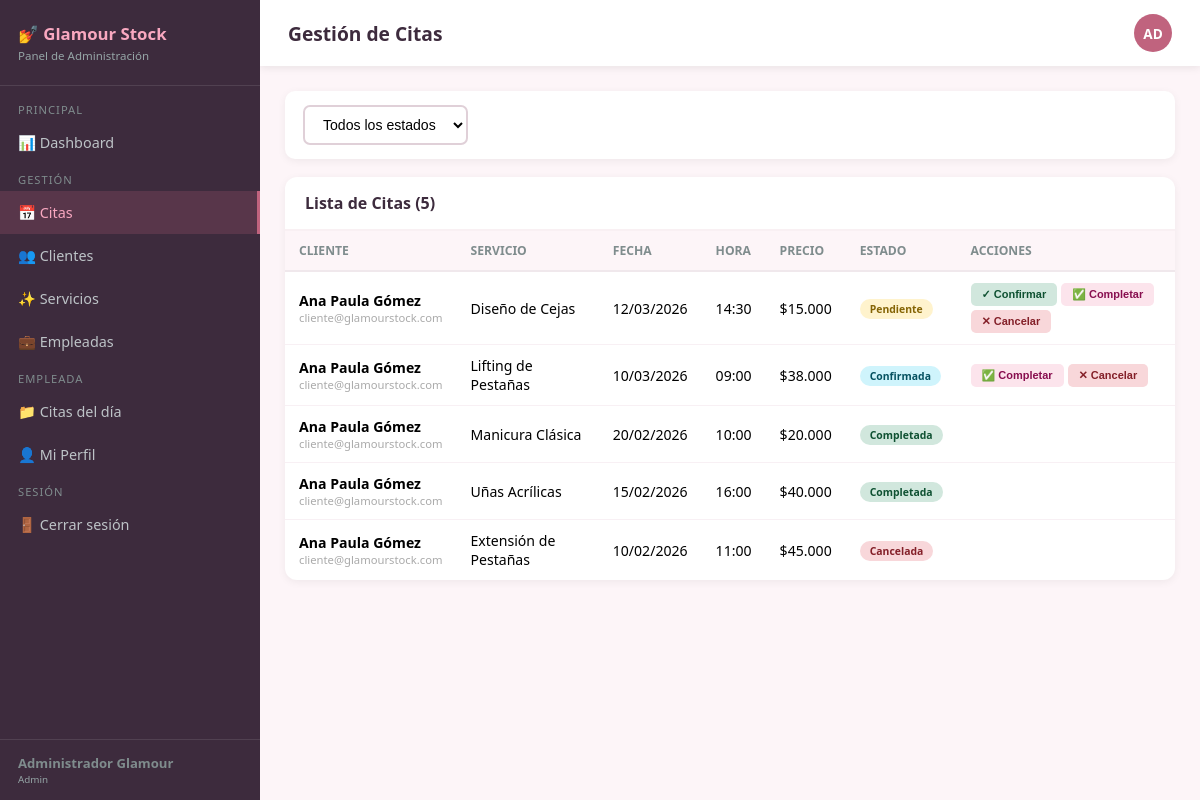
Screenshot of /index.php?controller=admin&action=citas (signed in) with the database file from the repository.
### tables this page shows
CREATE TABLE `citas` (
  `id`             int NOT NULL AUTO_INCREMENT,
  `usuario_id`     int NOT NULL,
  `empleado_id`    int DEFAULT NULL,
  `servicio_id`    int NOT NULL,
  `fecha`          date NOT NULL,
  `hora`           time NOT NULL,
  `estado`         enum('pendiente','confirmada','completada','cancelada') NOT NULL DEFAULT 'pendiente',
  `comentarios`    text DEFAULT NULL,
  `fecha_creacion` timestamp NOT NULL DEFAULT CURRENT_TIMESTAMP,
  PRIMARY KEY (`id`),
  KEY `usuario_id`  (`usuario_id`),
  KEY `empleado_id` (`empleado_id`),
  KEY `servicio_id` (`servicio_id`),
  CONSTRAINT `citas_empleado` FOREIGN KEY (`empleado_id`) REFERENCES `usuarios` (`id`) ON DELETE SET NULL,
  CONSTRAINT `citas_servicio` FOREIGN KEY (`servicio_id`) REFERENCES `servicios` (`id`) ON DELETE CASCADE,
  CONSTRAINT `citas_usuario`  FOREIGN KEY (`usuario_id`)  REFERENCES `usuarios`  (`id`) ON DELETE CASCADE
);

CREATE TABLE `usuarios` (
  `id`             int NOT NULL AUTO_INCREMENT,
  `nombre`         varchar(100) NOT NULL,
  `correo`         varchar(100) NOT NULL,
  `telefono`       varchar(20) DEFAULT NULL,
  `contraseña`     varchar(255) NOT NULL,
  `rol`            enum('admin','empleado','cliente') NOT NULL DEFAULT 'cliente',
  `activo`         tinyint(1) NOT NULL DEFAULT '1',
  `fecha_registro` timestamp NOT NULL DEFAULT CURRENT_TIMESTAMP,
  PRIMARY KEY (`id`),
  UNIQUE KEY `correo` (`correo`)
);

CREATE TABLE `servicios` (
  `id`          int NOT NULL AUTO_INCREMENT,
  `nombre`      varchar(100) NOT NULL,
  `descripcion` text DEFAULT NULL,
  `precio`      decimal(10,2) DEFAULT NULL,
  `duracion`    int DEFAULT NULL,
  `categoria`   varchar(50) DEFAULT NULL,
  `activo`      tinyint(1) NOT NULL DEFAULT '1',
  PRIMARY KEY (`id`)
);

### controllers/AdminController.php (called while the page is built, shortened)
<?php
require_once __DIR__ . '/../includes/Auth.php';
require_once __DIR__ . '/../models/CitaModel.php';
class AdminController {
    public function citas() {
        $usuario = Auth::usuarioActual();
        $cm      = new CitaModel();
        $filtro  = $_GET['estado'] ?? '';
        $citas   = $cm->getAll($filtro);
        require_once __DIR__ . '/../views/admin/citas.php';
    }
}

### includes/Auth.php (called while the page is built, shortened)
<?php
require_once __DIR__ . '/../config/db.php';
class Auth {
    public static function usuarioActual(): array {
        return $_SESSION['gs_user'] ?? [];
    }
}

### config/db.php (called while the page is built, shortened)
<?php
class Database {
    private static $instance = null;
    private $conn;
    private function __construct() {
        try {
            $dsn = "mysql:host=" . DB_HOST . ";dbname=" . DB_NAME . ";charset=" . DB_CHARSET;
            $options = [
                PDO::ATTR_ERRMODE            => PDO::ERRMODE_EXCEPTION,
                PDO::ATTR_DEFAULT_FETCH_MODE => PDO::FETCH_ASSOC,
                PDO::ATTR_EMULATE_PREPARES   => false,
            ];
            $this->conn = new PDO($dsn, DB_USER, DB_PASS, $options);
        } catch (PDOException $e) {
            error_log("Error de conexión: " . $e->getMessage());
            die("Error de conexión a la base de datos.");
        }
    }
    public static function getInstance() {
        if (self::$instance === null) {
            self::$instance = new self();
        }
        return self::$instance;
    }
    public function getConnection() {
        return $this->conn;
    }
}
function getDB() {
    return Database::getInstance()->getConnection();
}

### models/CitaModel.php (called while the page is built, shortened)
<?php
require_once __DIR__ . '/../config/db.php';
class CitaModel {
    private $db;
    public function __construct() {
        $this->db = getDB();
    }
    public function getAll($filtroEstado = '') {
        $sql    = "SELECT c.*, u.nombre AS cliente_nombre, u.correo AS cliente_correo,
                          s.nombre AS servicio_nombre, s.precio, e.nombre AS empleado_nombre
                   FROM citas c
                   JOIN usuarios u ON u.id=c.usuario_id
                   JOIN servicios s ON s.id=c.servicio_id
                   LEFT JOIN usuarios e ON e.id=c.empleado_id";
        $params = [];
        $sql .= " ORDER BY c.fecha DESC, c.hora DESC";
        $stmt = $this->db->prepare($sql);
        $stmt->execute($params);
        return $stmt->fetchAll();
    }
}

### views/admin/citas.php (the view, shortened to what this page needs)
<!DOCTYPE html>
<html lang="es">
<head>
<link rel="stylesheet" href="public/css/main.css">
</head>
<body>
<?php require_once __DIR__ . '/../_menu.php'; ?>
<div class="main">
  <div class="topbar">
    <div class="topbar-title">Gestión de Citas</div>
    <div class="topbar-right">
      <div class="avatar"><?= strtoupper(substr($usuario['nombre'],0,2)) ?></div>
    </div>
  </div>
  <div class="content">
    <form method="GET">
      <div class="filter-bar">
        <select name="estado" onchange="this.form.submit()">
          <option value="">Todos los estados</option>
        </select>
      </div>
    </form>
    <div class="panel">
      <div class="panel-header">
        <div class="panel-title">Lista de Citas (<?= count($citas) ?>)</div>
      </div>
      <?php if (empty($citas)): ?>
      <div class="empty"><div style="font-size:3em"></div><p style="margin-top:12px">No hay citas</p></div>
      <?php else: ?>
      <div style="overflow-x:auto"><table>
        <thead>
          <tr><th>Cliente</th><th>Servicio</th><th>Fecha</th><th>Hora</th><th>Precio</th><th>Estado</th><th>Acciones</th></tr>
        </thead>
        <tbody>
        <?php foreach($citas as $c): ?>
        <tr>
          <td>
            <div style="font-weight:600"><?= htmlspecialchars($c['cliente_nombre']) ?></div>
            <div style="font-size:.8em;color:#aaa"><?= htmlspecialchars($c['cliente_correo']) ?></div>
          </td>
          <td><?= htmlspecialchars($c['servicio_nombre']) ?></td>
          <td><?= date('d/m/Y', strtotime($c['fecha'])) ?></td>
          <td><?= substr($c['hora'],0,5) ?></td>
          <td>$<?= number_format($c['precio'],0,',','.') ?></td>
          <td><span class="badge badge-<?= $c['estado'] ?>"><?= ucfirst($c['estado']) ?></span></td>
          <td>
            <div style="display:flex;gap:4px;flex-wrap:wrap">
              <?php if ($c['estado']==='pendiente'): ?>
              <button class="btn-accion btn-ok" onclick="cambiarEstado(<?=$c['id']?>,'confirmada')">✓ Confirmar</button>
              <?php endif; ?>
              <?php if (in_array($c['estado'],['pendiente','confirmada'])): ?>
              <button class="btn-accion btn-accion btn-editar" onclick="cambiarEstado(<?=$c['id']?>,'completada')">✅ Completar</button>
              <button class="btn-accion btn-cancel" onclick="cambiarEstado(<?=$c['id']?>,'cancelada')">✕ Cancelar</button>
              <?php endif; ?>
            </div>
          </td>
        </tr>
        <?php endforeach; ?>
        </tbody>
      </table></div>
      <?php endif; ?>
    </div>
  </div>
</div>
</body>
</html>

### index.php (shortened to what this page needs)
<?php
require_once __DIR__ . '/config/db.php';
require_once __DIR__ . '/includes/Auth.php';
require_once __DIR__ . '/controllers/AdminController.php';
require_once __DIR__ . '/controllers/ServicioController.php';
$controller = $_GET['controller'] ?? null;
$action     = $_GET['action']     ?? null;
if (!Auth::estaAutenticado()) {
    $controller = 'auth';
    $action     = 'login';
} else {
    $action = $action ?? 'index';
}
switch ($controller) {
    case 'admin':    $ctrl = new AdminController();     break;
}
if (method_exists($ctrl, $action)) {
    $ctrl->$action();
} else {
    http_response_code(404);
    echo "<h2>Acción '$action' no existe en el controlador '$controller'.</h2>";
}

### views/_menu.php (shortened to what this page needs)
<?php
$isAdmin    = ($usuario['rol'] ?? '') === 'admin';
$isEmpleado = ($usuario['rol'] ?? '') === 'empleado';
$ctrl       = $_GET['controller'] ?? '';
$action     = $_GET['action']     ?? '';
?>
<aside class="sidebar" id="gs-sidebar">
  <div class="sidebar-logo">
    <h2>&#128133; Glamour Stock</h2>
    <p><?php
      if ($isAdmin) echo 'Panel de Administración';
      elseif ($isEmpleado) echo 'Portal Empleada';
      else echo 'Portal Cliente';
    ?></p>
  </div>
  <nav class="sidebar-nav">
    <?php if ($isAdmin || $isEmpleado): ?>
      <div class="nav-section">PRINCIPAL</div>
      <a href="index.php?controller=admin&action=dashboard" class="<?= ($ctrl==='admin'&&$action==='dashboard')?'active':'' ?>" onclick="gsClose()">&#128202; Dashboard</a>
      <div class="nav-section">GESTIÓN</div>
      <a href="index.php?controller=admin&action=citas" class="<?= ($ctrl==='admin'&&$action==='citas')?'active':'' ?>" onclick="gsClose()">&#128197; Citas</a>
      <a href="index.php?controller=admin&action=clientes" class="<?= ($ctrl==='admin'&&$action==='clientes')?'active':'' ?>" onclick="gsClose()">&#128101; Clientes</a>
      <a href="index.php?controller=admin&action=servicios" class="<?= ($ctrl==='admin'&&$action==='servicios')?'active':'' ?>" onclick="gsClose()">&#10024; Servicios</a>
      <?php if ($isAdmin): ?>
      <a href="index.php?controller=admin&action=empleados" class="<?= ($ctrl==='admin'&&$action==='empleados')?'active':'' ?>" onclick="gsClose()">&#128188; Empleadas</a>
      <?php endif; ?>
      <div class="nav-section">EMPLEADA</div>
      <a href="index.php?controller=empleado&action=index" class="<?= ($ctrl==='empleado'&&$action==='index')?'active':'' ?>" onclick="gsClose()">&#128193; Citas del día</a>
      <a href="index.php?controller=empleado&action=perfil" class="<?= ($ctrl==='empleado'&&$action==='perfil')?'active':'' ?>" onclick="gsClose()">&#128100; Mi Perfil</a>
    <?php endif; ?>
    <div class="nav-section">SESIÓN</div>
    <a href="index.php?controller=auth&action=logout">&#128682; Cerrar sesión</a>
  </nav>
  <div class="sidebar-footer">
    <div style="font-weight:600"><?= htmlspecialchars($usuario['nombre'] ?? '') ?></div>
    <div style="font-size:.75em;color:#95a5a6"><?= ucfirst($usuario['rol'] ?? '') ?></div>
  </div>
</aside>

### public/css/main.css (style rules this page uses)
*, *::before, *::after { margin:0; padding:0; box-sizing:border-box }
:root { --primary:#c0637e; --primary-dark:#a5506a; --secondary:#3d2b3d; --accent:#f9a8c0; --danger:#e74c3c; --warning:#f39c12; --info:#2980b9; --success:#27ae60; --sidebar-w:260px; --bg:#fdf5f8; }
body { font-family:'Segoe UI',system-ui,sans-serif; background:var(--bg); display:flex; min-height:100vh }
.sidebar { width:var(--sidebar-w); background:var(--secondary); color:#ecf0f1; display:flex; flex-direction:column; position:fixed; top:0; left:0; height:100vh; overflow-y:auto; z-index:200 }
.sidebar-logo { padding:22px 18px; border-bottom:1px solid rgba(255,255,255,.1) }
.sidebar-logo h2 { font-size:1.1em; color:var(--accent) }
.sidebar-logo p { font-size:.72em; color:#95a5a6; margin-top:3px }
.sidebar-nav { flex:1; padding:8px 0 }
.nav-section { padding:8px 18px 4px; font-size:.7em; text-transform:uppercase; letter-spacing:1px; color:#7f8c8d }
.sidebar-nav a { display:flex; align-items:center; gap:10px; padding:11px 18px; color:#bdc3c7; text-decoration:none; transition:all .2s; font-size:.9em }
.sidebar-nav a:hover,.sidebar-nav a.active { background:rgba(192,99,126,.2); color:var(--accent); border-right:3px solid var(--primary) }
.sidebar-footer { padding:14px 18px; border-top:1px solid rgba(255,255,255,.1); font-size:.82em; color:#7f8c8d }
.main { margin-left:var(--sidebar-w); flex:1; display:flex; flex-direction:column; min-width:0 }
.topbar { background:white; padding:14px 28px; display:flex; justify-content:space-between; align-items:center; box-shadow:0 2px 8px rgba(0,0,0,.08); position:sticky; top:0; z-index:100 }
.topbar-title { font-size:1.2em; font-weight:700; color:var(--secondary) }
.topbar-right { display:flex; align-items:center; gap:12px }
.avatar { width:38px; height:38px; border-radius:50%; background:var(--primary); color:white; display:flex; align-items:center; justify-content:center; font-weight:700; font-size:.85em }
.content { padding:25px; flex:1 }
.panel { background:white; border-radius:12px; box-shadow:0 2px 8px rgba(0,0,0,.06); overflow:hidden; margin-bottom:20px }
.panel-header { padding:15px 20px; border-bottom:2px solid #f9f0f3; display:flex; justify-content:space-between; align-items:center }
.panel-title { font-size:1em; font-weight:700; color:var(--secondary) }
table { width:100%; border-collapse:collapse }
th { text-align:left; padding:11px 14px; font-size:.76em; text-transform:uppercase; color:#7f8c8d; background:#fdf5f8; border-bottom:2px solid #f0e8ec }
td { padding:11px 14px; border-bottom:1px solid #f8f0f4; font-size:.88em; vertical-align:middle }
tr:last-child td { border:0 }
.badge { display:inline-block; padding:3px 10px; border-radius:20px; font-size:.74em; font-weight:700 }
.badge-pendiente { background:#fff3cd; color:#856404 }
.badge-confirmada { background:#cff4fc; color:#055160 }
.badge-completada { background:#d1e7dd; color:#0f5132 }
.badge-cancelada { background:#f8d7da; color:#842029 }
.filter-bar { background:white; border-radius:10px; padding:14px 18px; margin-bottom:18px; display:flex; gap:10px; box-shadow:0 2px 8px rgba(0,0,0,.06); flex-wrap:wrap }
.filter-bar input,.filter-bar select { padding:9px 14px; border:2px solid #e0d0d8; border-radius:7px; font-size:.88em; outline:none; background:white }
.btn-accion { padding:5px 11px; border-radius:5px; font-size:.78em; font-weight:600; border:none; cursor:pointer; transition:all .2s }
.btn-editar { background:#fce4ec; color:#880e4f }
.btn-ok { background:#d1e7dd; color:#0f5132 }
.btn-cancel { background:#f8d7da; color:#842029 }

### rows the page displays
citas: usuario.nombre "Ana Paula Gómez", usuario.correo "cliente@glamourstock.com", servicio.nombre "Diseño de Cejas", fecha "12/03/2026", hora "14:30", servicio.precio "15.000", estado "Pendiente"
citas: usuario.nombre "Ana Paula Gómez", usuario.correo "cliente@glamourstock.com", servicio.nombre "Lifting de Pestañas", fecha "10/03/2026", hora "09:00", servicio.precio "38.000", estado "Confirmada"
citas: usuario.nombre "Ana Paula Gómez", usuario.correo "cliente@glamourstock.com", servicio.nombre "Manicura Clásica", fecha "20/02/2026", hora "10:00", servicio.precio "20.000", estado "Completada"
citas: usuario.nombre "Ana Paula Gómez", usuario.correo "cliente@glamourstock.com", servicio.nombre "Uñas Acrílicas", fecha "15/02/2026", hora "16:00", servicio.precio "40.000", estado "Completada"
citas: usuario.nombre "Ana Paula Gómez", usuario.correo "cliente@glamourstock.com", servicio.nombre "Extensión de Pestañas", fecha "10/02/2026", hora "11:00", servicio.precio "45.000", estado "Cancelada"

### other values shown
$usuario['nombre'] "Administrador Glamour"
$usuario['rol'] "Admin"
substr($usuario['nombre'],0,2) "AD"
count($citas) "5"
